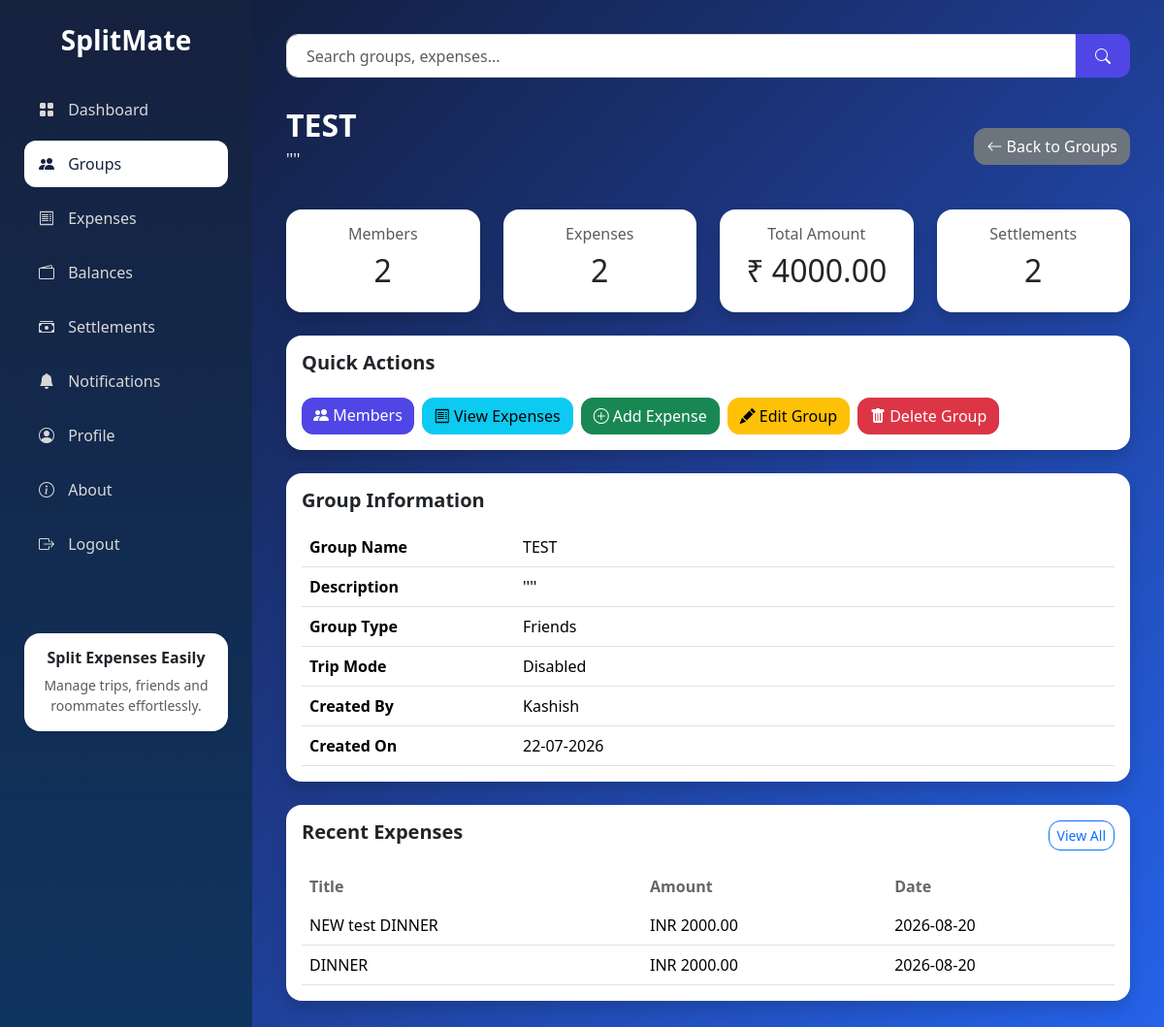
/groups/6 (signed in), run on the app's committed database.
### models.py (models this page shows, shortened)
class Group(db.Model):
    __tablename__ = "group"
    id = db.Column(db.Integer, primary_key=True)
    name = db.Column(db.String(100), nullable=False)
    description = db.Column(db.Text)
    group_type = db.Column(db.String(50), nullable=False)
    trip_mode = db.Column(db.Boolean, default=False)
    trip_start_date = db.Column(db.Date)
    trip_end_date = db.Column(db.Date)
    created_by = db.Column(db.Integer, db.ForeignKey("user.id"), nullable=False)
    created_at = db.Column(db.DateTime, default=datetime.utcnow)
    members = db.relationship("GroupMember", backref="group", cascade="all, delete-orphan", lazy=True)
    expenses = db.relationship("Expense", backref="group", cascade="all, delete-orphan", lazy=True)
    settlements = db.relationship("Settlement", backref="group", cascade="all, delete-orphan", lazy=True)

class User(db.Model):
    __tablename__ = "user"
    id = db.Column(db.Integer,primary_key=True)
    fullname = db.Column(db.String(100),nullable=False)
    username = db.Column(db.String(50),unique=True,nullable=False)
    email = db.Column(db.String(120),unique=True,nullable=False)
    password = db.Column(db.String(255),nullable=False)
    profile_image = db.Column(db.String(255),nullable=False,default="default.png")
    is_active = db.Column(db.Boolean, default=True, nullable=False)
    created_at = db.Column(db.DateTime,nullable=False,default=datetime.utcnow)
    groups = db.relationship("Group",backref="creator",lazy=True)
    expenses = db.relationship("Expense",backref="creator",lazy=True)
    group_memberships = db.relationship("GroupMember",backref="user",lazy=True)
    notifications = db.relationship("Notification",backref="user",lazy=True)
    sent_settlements = db.relationship("Settlement",foreign_keys="Settlement.payer_id",backref="payer",lazy=True)
    received_settlements = db.relationship("Settlement",foreign_keys="Settlement.receiver_id",backref="receiver",lazy=True)

class Expense(db.Model):
    __tablename__ = "expense"
    id = db.Column(db.Integer, primary_key=True)
    group_id = db.Column(db.Integer, db.ForeignKey("group.id"), nullable=False)
    title = db.Column(db.String(100), nullable=False)
    description = db.Column(db.Text)
    amount = db.Column(db.Float, nullable=False)
    category = db.Column(db.String(50), nullable=False)
    split_type = db.Column(db.String(20), nullable=False)
    currency = db.Column(db.String(10), default="INR")
    payment_method = db.Column(db.String(20), nullable=False)
    expense_date = db.Column(db.Date, nullable=False)
    created_by = db.Column(db.Integer, db.ForeignKey("user.id"), nullable=False)
    created_at = db.Column(db.DateTime, default=datetime.utcnow)
    participants = db.relationship("ExpenseParticipant",backref="expense",cascade="all, delete-orphan",lazy=True)

### routes/groups.py (the view)
@groups.route("/<int:group_id>")
def group_dashboard(group_id):
    if "user_id" not in session:
        return redirect(url_for("auth.login"))
    membership = GroupMember.query.filter_by(group_id=group_id,user_id=session["user_id"]).first_or_404()
    group = membership.group
    member_count = len(group.members)
    expense_count = len(group.expenses)
    total_amount = sum(exp.amount for exp in group.expenses)
    settlement_count = Settlement.query.filter_by(group_id=group.id).count()
    recent_members = (GroupMember.query.filter_by(group_id=group.id).order_by(GroupMember.joined_at.desc()).limit(5).all())
    recent_expenses = (Expense.query.filter_by(group_id=group.id).order_by(Expense.created_at.desc()).limit(5).all())
    return render_template(
        "groups/group_dashboard.html",
        group=group,
        member_count=member_count,
        expense_count=expense_count,
        total_amount=total_amount,
        settlement_count=settlement_count,
        recent_members=recent_members,
        recent_expenses=recent_expenses
    )

### templates/groups/group_dashboard.html (shortened to what this page needs)
{% extends "dashboard_base.html" %}
{% block groups_active %}
active
{% endblock %}
{% block page_content %}
<div class="d-flex justify-content-between align-items-center mb-4">
    <div>
        <h2 class="fw-bold mb-1">
            {{ group.name }}
        </h2>
        <p">
            {{ group.description or "Manage your group activities." }}
    </div>
    <a href="{{ url_for('groups.groups_home') }}"
       class="btn btn-secondary">
        <i class="bi bi-arrow-left"></i>
        Back to Groups
    </a>
</div>
<div class="row g-4 mb-4">
    <div class="col-md-3">
        <div class="card shadow border-0 rounded-4">
            <div class="card-body text-center">
                <h6 class="text-muted">
                    Members
                </h6>
                <h2>
                     {{ member_count }}
                </h2>
            </div>
        </div>
    </div>
    <div class="col-md-3">
        <div class="card shadow border-0 rounded-4">
            <div class="card-body text-center">
                <h6 class="text-muted">
                    Expenses
                </h6>
                <h2>
                    {{ expense_count }}
                </h2>
            </div>
        </div>
    </div>
    <div class="col-md-3">
        <div class="card shadow border-0 rounded-4">
            <div class="card-body text-center">
                <h6 class="text-muted">
                    Total Amount
                </h6>
                <h2>
                     ₹ {{ "%.2f"|format(total_amount) }}
                </h2>
            </div>
        </div>
    </div>
    <div class="col-md-3">
    <div class="card shadow border-0 rounded-4">
        <div class="card-body text-center">
            <h6 class="text-muted">
                Settlements
            </h6>
            <h2>
                {{ settlement_count }}
            </h2>
        </div>
    </div>
</div>
</div>
<div class="card shadow border-0 rounded-4 mb-4">
    <div class="card-body">
        <h5 class="fw-bold mb-4">
            Quick Actions
        </h5>
        <div class="d-flex flex-wrap gap-2">
            <a href="{{ url_for('groups.group_members', group_id=group.id) }}"
               class="btn btn-primary">
                <i class="bi bi-people-fill"></i>
                Members
            </a>
            <a href="{{ url_for('expenses.expenses_home') }}" class="btn btn-info">
                <i class="bi bi-receipt"></i>
                View Expenses
            </a>
            <a href="{{ url_for('expenses.add_expense') }}"
               class="btn btn-success">
                <i class="bi bi-plus-circle"></i>
                Add Expense
            </a>
            <a href="{{ url_for('groups.edit_group', group_id=group.id) }}"
               class="btn btn-warning">
                <i class="bi bi-pencil-fill"></i>
                Edit Group
            </a>
            <a href="{{ url_for('groups.delete_group', group_id=group.id) }}"
               class="btn btn-danger">
                <i class="bi bi-trash-fill"></i>
                Delete Group
            </a>
        </div>
    </div>
</div>
<div class="card shadow border-0 rounded-4 mb-4">
    <div class="card-body">
        <h5 class="fw-bold mb-3">
            Group Information
        </h5>
        <table class="table">
            <tr>
                <th width="220">
                    Group Name
                </th>
                <td>
                    {{ group.name }}
                </td>
            </tr>
            <tr>
                <th>
                    Description
                </th>
                <td>
                    {{ group.description or "-" }}
                </td>
            </tr>
            <tr>
                <th>
                    Group Type
                </th>
                <td>
                    {{ group.group_type }}
                </td>
            </tr>
            <tr>
                <th>
                    Trip Mode
                </th>
                <td>
                    {% if group.trip_mode %}
                        Enabled
                    {% else %}
                        Disabled
                    {% endif %}
                </td>
            </tr>
            <tr>
                <th>
                    Created By
                </th>
                <td>
                    {{ group.creator.fullname }}
                </td>
            </tr>
            <tr>
                <th>
                    Created On
                </th>
                <td>
                    {{ group.created_at.strftime("%d-%m-%Y") }}
                </td>
            </tr>
        </table>
    </div>
</div>
<div class="card shadow border-0 rounded-4">
    <div class="card-body">
        <div class="d-flex justify-content-between align-items-center mb-3">
            <h5 class="fw-bold">
                Recent Expenses
            </h5>
            <a href="{{ url_for('expenses.expenses_home') }}"
               class="btn btn-outline-primary btn-sm">
                View All
            </a>
        </div>
        {% if recent_expenses %}
        <table class="table align-middle">
            <thead>
                <tr>
                    <th>Title</th>
                    <th>Amount</th>
                    <th>Date</th>
                </tr>
            </thead>
            <tbody>
                {% for expense in recent_expenses %}
                <tr>
                    <td>
                        {{ expense.title }}
                    </td>
                    <td>
                        {{ expense.currency }}
                        {{ "%.2f"|format(expense.amount) }}
                    </td>
                    <td>
                        {{ expense.expense_date }}
                    </td>
                </tr>
            {% endfor %}
            </tbody>
        </table>
        {% else %}
        <p class="text-muted text-center py-4">
            No expenses added yet.
        </p>
        {% endif %}
    </div>
</div>
{% endblock %}

### static/css/style.css (style rules this page uses)
* { margin:0; padding:0; box-sizing:border-box; font-family:"Segoe UI",sans-serif; }
body { min-height:100vh; background:linear-gradient(135deg,#0f172a,#1e3a8a,#2563eb); }
.btn { border-radius:12px; font-weight:500; }
.btn-primary { background:#4f46e5; border:none; }
.table { margin-bottom:0; }
.table thead th { border:none; color:#666; font-weight:600; }
.table tbody td { vertical-align:middle; }

### data on the page
Group: name "TEST", description "''''", group_type "Friends", created_at "22-07-2026"
User: creator.fullname "Kashish"
Expense: title "NEW test DINNER", currency "INR", amount "2000.00", expense_date "2026-08-20"
Expense: title "DINNER", currency "INR", amount "2000.00", expense_date "2026-08-20"

### other printed values
{{ member_count }} "2"
{{ expense_count }} "2"
{{ "%.2f"|format(total_amount) }} "4000.00"
{{ settlement_count }} "2"
